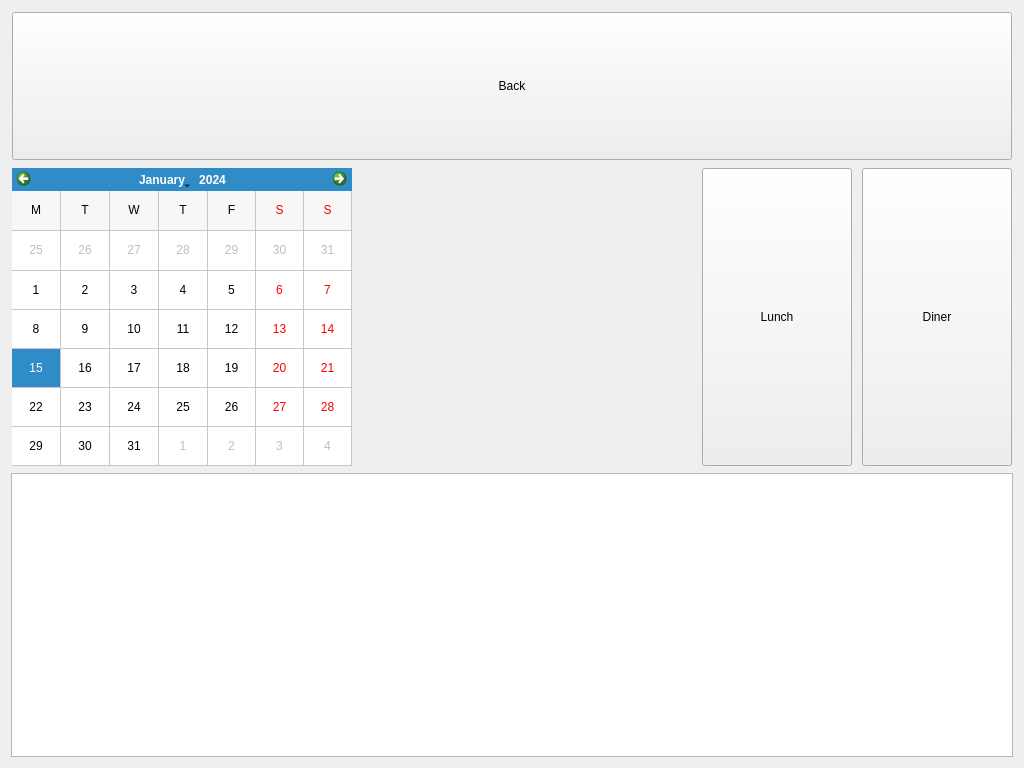
<?xml version="1.0" encoding="UTF-8"?>
<ui version="4.0">
 <class>TableReservationView</class>
 <widget class="QWidget" name="TableReservationView">
  <property name="geometry">
   <rect>
    <x>0</x>
    <y>0</y>
    <width>1024</width>
    <height>768</height>
   </rect>
  </property>
  <property name="minimumSize">
   <size>
    <width>1024</width>
    <height>768</height>
   </size>
  </property>
  <property name="maximumSize">
   <size>
    <width>1024</width>
    <height>768</height>
   </size>
  </property>
  <property name="windowTitle">
   <string>Reservations</string>
  </property>
  <layout class="QVBoxLayout" name="verticalLayout">
   <item>
    <widget class="QWidget" name="topPanelWidget" native="true">
     <property name="minimumSize">
      <size>
       <width>0</width>
       <height>150</height>
      </size>
     </property>
     <property name="maximumSize">
      <size>
       <width>16777215</width>
       <height>150</height>
      </size>
     </property>
     <layout class="QHBoxLayout" name="horizontalLayout">
      <property name="spacing">
       <number>10</number>
      </property>
      <property name="leftMargin">
       <number>1</number>
      </property>
      <property name="topMargin">
       <number>1</number>
      </property>
      <property name="rightMargin">
       <number>1</number>
      </property>
      <property name="bottomMargin">
       <number>1</number>
      </property>
      <item>
       <widget class="QPushButton" name="backButton">
        <property name="sizePolicy">
         <sizepolicy hsizetype="Minimum" vsizetype="Expanding">
          <horstretch>0</horstretch>
          <verstretch>0</verstretch>
         </sizepolicy>
        </property>
        <property name="text">
         <string>Back</string>
        </property>
       </widget>
      </item>
     </layout>
    </widget>
   </item>
   <item>
    <widget class="QWidget" name="searchWidget" native="true">
     <property name="minimumSize">
      <size>
       <width>0</width>
       <height>300</height>
      </size>
     </property>
     <property name="maximumSize">
      <size>
       <width>16777215</width>
       <height>300</height>
      </size>
     </property>
     <layout class="QHBoxLayout" name="horizontalLayout_6">
      <property name="spacing">
       <number>10</number>
      </property>
      <property name="leftMargin">
       <number>1</number>
      </property>
      <property name="topMargin">
       <number>1</number>
      </property>
      <property name="rightMargin">
       <number>1</number>
      </property>
      <property name="bottomMargin">
       <number>1</number>
      </property>
      <item>
       <widget class="QCalendarWidget" name="calendarWidget">
        <property name="minimumSize">
         <size>
          <width>0</width>
          <height>0</height>
         </size>
        </property>
        <property name="maximumSize">
         <size>
          <width>16777215</width>
          <height>16777215</height>
         </size>
        </property>
        <property name="gridVisible">
         <bool>true</bool>
        </property>
        <property name="horizontalHeaderFormat">
         <enum>QCalendarWidget::SingleLetterDayNames</enum>
        </property>
        <property name="verticalHeaderFormat">
         <enum>QCalendarWidget::NoVerticalHeader</enum>
        </property>
       </widget>
      </item>
      <item>
       <spacer name="horizontalSpacer">
        <property name="orientation">
         <enum>Qt::Horizontal</enum>
        </property>
        <property name="sizeHint" stdset="0">
         <size>
          <width>40</width>
          <height>20</height>
         </size>
        </property>
       </spacer>
      </item>
      <item>
       <widget class="QPushButton" name="lunchButton">
        <property name="sizePolicy">
         <sizepolicy hsizetype="Minimum" vsizetype="Expanding">
          <horstretch>0</horstretch>
          <verstretch>0</verstretch>
         </sizepolicy>
        </property>
        <property name="minimumSize">
         <size>
          <width>150</width>
          <height>0</height>
         </size>
        </property>
        <property name="maximumSize">
         <size>
          <width>150</width>
          <height>16777215</height>
         </size>
        </property>
        <property name="text">
         <string>Lunch</string>
        </property>
        <attribute name="buttonGroup">
         <string notr="true">reservationTypeButtonGroup</string>
        </attribute>
       </widget>
      </item>
      <item>
       <widget class="QPushButton" name="dinnerButton">
        <property name="sizePolicy">
         <sizepolicy hsizetype="Minimum" vsizetype="Expanding">
          <horstretch>0</horstretch>
          <verstretch>0</verstretch>
         </sizepolicy>
        </property>
        <property name="minimumSize">
         <size>
          <width>150</width>
          <height>0</height>
         </size>
        </property>
        <property name="maximumSize">
         <size>
          <width>150</width>
          <height>16777215</height>
         </size>
        </property>
        <property name="text">
         <string>Diner</string>
        </property>
        <attribute name="buttonGroup">
         <string notr="true">reservationTypeButtonGroup</string>
        </attribute>
       </widget>
      </item>
     </layout>
    </widget>
   </item>
   <item>
    <widget class="QTableWidget" name="tableReservationTableWidget">
     <property name="editTriggers">
      <set>QAbstractItemView::NoEditTriggers</set>
     </property>
     <property name="selectionMode">
      <enum>QAbstractItemView::NoSelection</enum>
     </property>
     <property name="selectionBehavior">
      <enum>QAbstractItemView::SelectRows</enum>
     </property>
     <attribute name="verticalHeaderVisible">
      <bool>false</bool>
     </attribute>
    </widget>
   </item>
  </layout>
 </widget>
 <resources/>
 <connections/>
 <buttongroups>
  <buttongroup name="reservationTypeButtonGroup"/>
 </buttongroups>
</ui>
